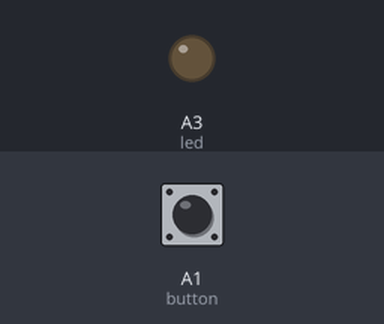
A program run on a simulated CircuitPython board. Parts: output pins drawn as LEDs (lit = HIGH). Dashed ring = blinking. The inputs (shaded band) are chosen by the test bench; at power-on: A1 (button) HIGH.

Above: at 1.2 s.
1.3 s: A1 (button) pulled LOW for 0.15 s
At 1.5 s:
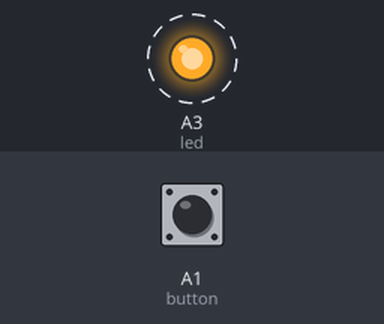
4.4 s: A1 (button) pulled LOW for 1 s
At 5.1 s:
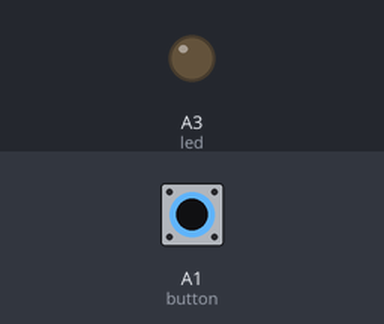
6.9 s: A1 (button) pulled LOW for 3.2 s
At 7.1 s:
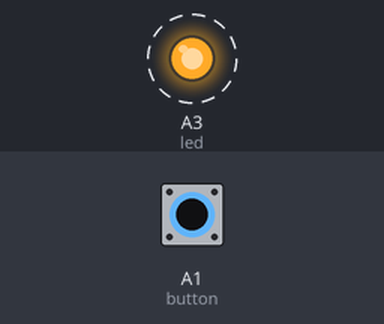
Timing chart, 0 to 17.6 s (numbered marks = the images above; inputs shaded):
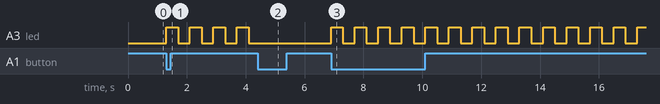

Measured:
- after the input at 1.3 s, A3 (led): alternates HIGH for 0.40 s and LOW for 0.40 s, starting at once
- after the input at 4.4 s, A3 (led): stops changing and stays LOW
- after the input at 6.9 s, A3 (led): alternates HIGH for 0.40 s and LOW for 0.40 s, starting at once

The program:

06-buttonledblinking-MODE.py
```python
# import modules and libraries

import board
import time
from digitalio import DigitalInOut, Direction, Pull

# declare objects and variables
led = DigitalInOut(board.A3)
led.direction = Direction.OUTPUT
ledMode = 0

button = DigitalInOut(board.A1)
button.direction = Direction.INPUT
button.pull = Pull.UP
buttonPre = True

blinkInterval = 0.4
blinkTime = time.monotonic() + blinkInterval


# loop foerver
while True:
    # gather input
    # see if the button has changed
    if button.value != buttonPre:
        # reset the previous value
        buttonPre = button.value
        if not button.value:
            ledMode += 1
            if ledMode > 1:
                ledMode = 0

    # do output based on mode
    if ledMode == 1:
        # check if it is time to change the led
        if time.monotonic() >= blinkTime:

            # toggle led value
            led.value = not led.value

            # increament
            blinkTime += blinkInterval

    else:
        led.value = False
        blinkTime = time.monotonic()
```
